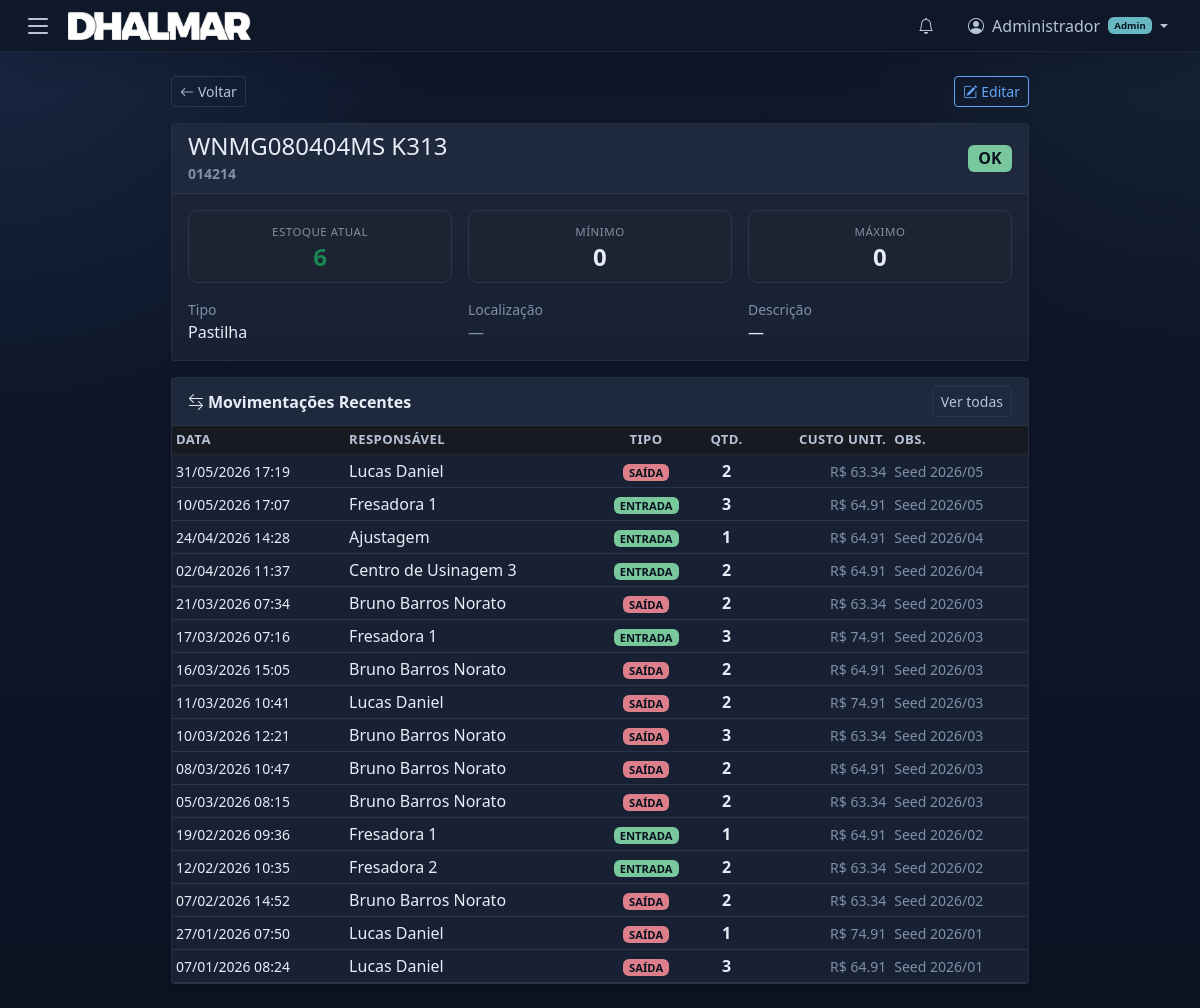
The app's page /tools/42 (signed in), older data.
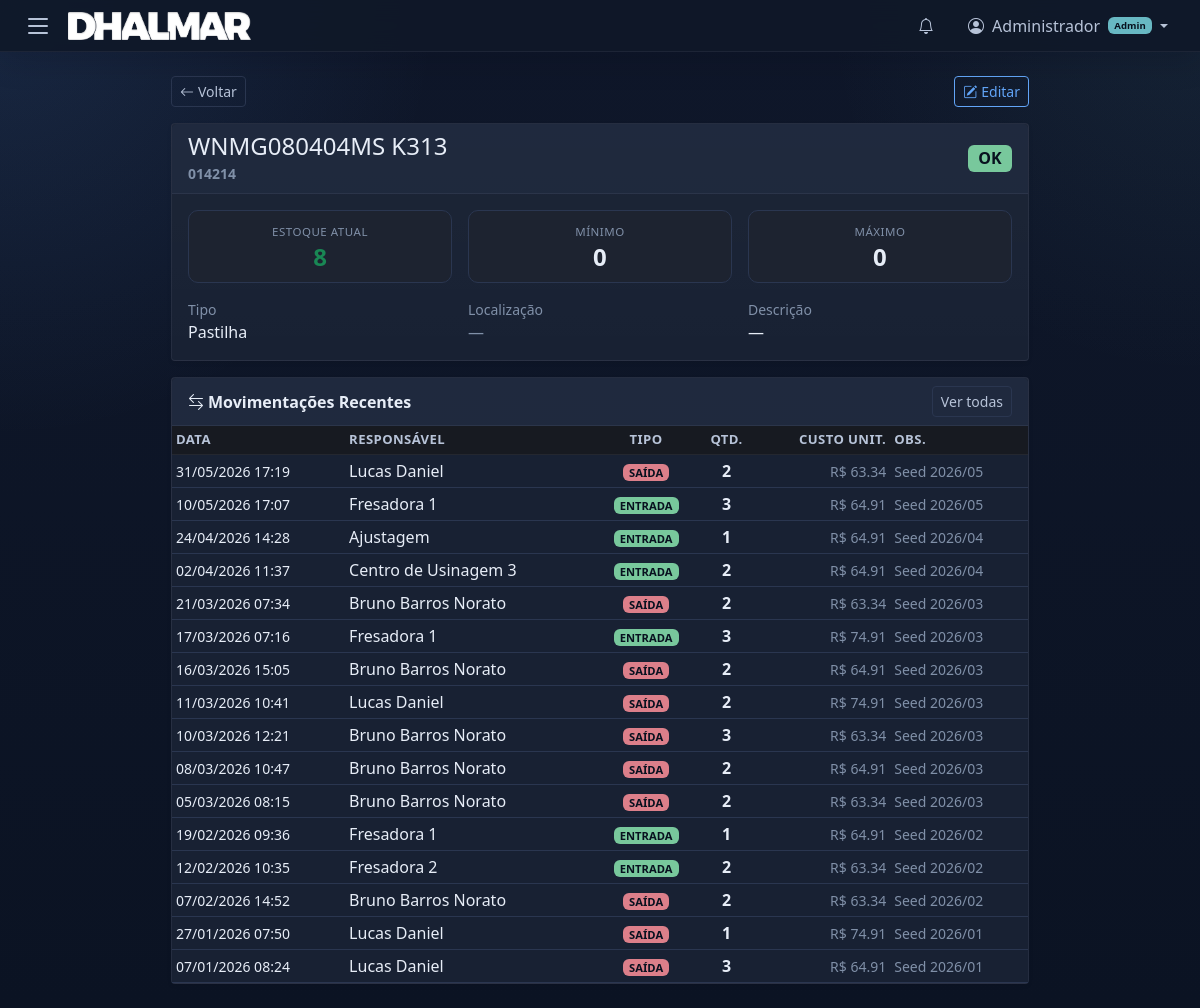
The same page, newer data.
### app/models.py (models this page shows, shortened)
class Tool(Base):
    __tablename__ = "tools"
    id = Column(Integer, primary_key=True, index=True)
    name = Column(String(200), nullable=False)
    origin_id = Column(String(100), default="")  # ID de origem (preenchido manualmente)
    tool_type_id = Column(Integer, ForeignKey("tool_types.id"), nullable=False)
    description = Column(Text, default="")
    location = Column(String(10), default="")  # G<n>D<n> e.g. G1D27
    min_stock = Column(Integer, default=0)
    max_stock = Column(Integer, default=0)
    current_stock = Column(Integer, default=0)
    unit_cost = Column(Float, default=0.0)           # Cost per unit (R$)
    is_critical = Column(Integer, default=0)          # 1 = critical for production
    avg_lifespan_hours = Column(Float, default=0.0)   # Average life in hours before replacement
    tool_type = relationship("ToolType", back_populates="tools")
    parameters = relationship("ToolParameter", back_populates="tool", cascade="all, delete-orphan")
    movements = relationship("Movement", back_populates="tool")

### app/routers/tools.py (the view)
@router.get("/{tool_id}")
def tool_detail(
    tool_id: int,
    request: Request,
    ref: str = Query("", alias="ref"),
    ref_col: str = Query("", alias="ref_col"),
    db: Session = Depends(get_db),
):
    tool = db.query(Tool).filter(Tool.id == tool_id).first()
    if not tool:
        return RedirectResponse(url="/tools", status_code=303)
    tool_types = db.query(ToolType).order_by(ToolType.name).all()
    employees = db.query(Employee).order_by(Employee.name).all()
    machines = db.query(Machine).order_by(Machine.name).all()
    return request.app.state.templates.TemplateResponse(
        request=request,
        name="tools/detail.html",
        context={
            "tool": tool,
            "tool_types": tool_types,
            "employees": employees,
            "machines": machines,
            "ref": ref,
            "ref_col": ref_col,
        },
    )

### app/templates/tools/detail.html (shortened to what this page needs)
{% extends "base.html" %}
{% set active_page = "tools" %}
{% block content %}
<div class="row justify-content-center">
    <div class="col-lg-9">
        <div class="d-flex justify-content-between align-items-center mb-3 flex-wrap gap-2">
            <a href="/tools{% if ref %}?search={{ ref|urlencode }}{% if ref_col and ref_col != 'all' %}&search_col={{ ref_col|urlencode }}{% endif %}{% endif %}" class="btn btn-outline-secondary btn-sm">
                <i class="bi bi-arrow-left me-1"></i>Voltar
            </a>
            <div class="d-flex gap-2">
                <button class="btn btn-sm btn-outline-primary"
                        data-bs-toggle="modal" data-bs-target="#editToolModal">
                    <i class="bi bi-pencil-square me-1"></i>Editar
                </button>
            </div>
        </div>
        {% include "tools/detail_content.html" %}
    </div>
</div>
{% endblock %}

### app/templates/tools/detail_content.html (shortened to what the changed rows need)
<div class="card shadow-sm mb-3">
    <div class="card-header d-flex justify-content-between align-items-center">
        <div>
            <h4 class="mb-0">{{ tool.name }}</h4>
            {% if tool.origin_id %}
            <small class="text-muted">{{ tool.origin_id }}</small>
            {% endif %}
        </div>
    </div>
    <div class="card-body">
        <div class="row g-3 mb-3">
            <div class="col-sm-4 col-6">
                <div class="detail-stat">
                    <span class="detail-stat-label">Estoque Atual</span>
                    <span class="detail-stat-value {% if tool.current_stock < tool.min_stock %}text-danger{% elif tool.current_stock <= tool.min_stock * 1.2 %}text-warning{% else %}text-success{% endif %}">
                        {{ tool.current_stock }}
                    </span>
                </div>
            </div>
            <div class="col-sm-4 col-6">
                <div class="detail-stat">
                    <span class="detail-stat-label">Mínimo</span>
                    <span class="detail-stat-value">{{ tool.min_stock }}</span>
                </div>
            </div>
            <div class="col-sm-4 col-6">
                <div class="detail-stat">
                    <span class="detail-stat-label">Máximo</span>
                    <span class="detail-stat-value">{{ tool.max_stock }}</span>
                </div>
            </div>
        </div>
        <div class="row g-3">
            <div class="col-md-4">
                <small class="text-muted d-block">Descrição</small>
                <span>{{ tool.description or "—" }}</span>
            </div>
        </div>
    </div>
</div>
<div class="card shadow-sm">
    <div class="card-body p-0">
        <div class="table-responsive">
            <table class="table table-hover table-sm mb-0">
                <thead class="table-dark">
                    <tr>
                        <th>Data</th>
                        <th>Responsável</th>
                        <th class="text-center">Tipo</th>
                        <th class="text-center">Qtd.</th>
                        <th class="text-end">Custo Unit.</th>
                        <th>Obs.</th>
                    </tr>
                </thead>
            </table>
        </div>
    </div>
</div>

Row changes from the older to the newer data that the page shows:
changed Tool "WNMG080404MS K313": current_stock "6" → "8"
